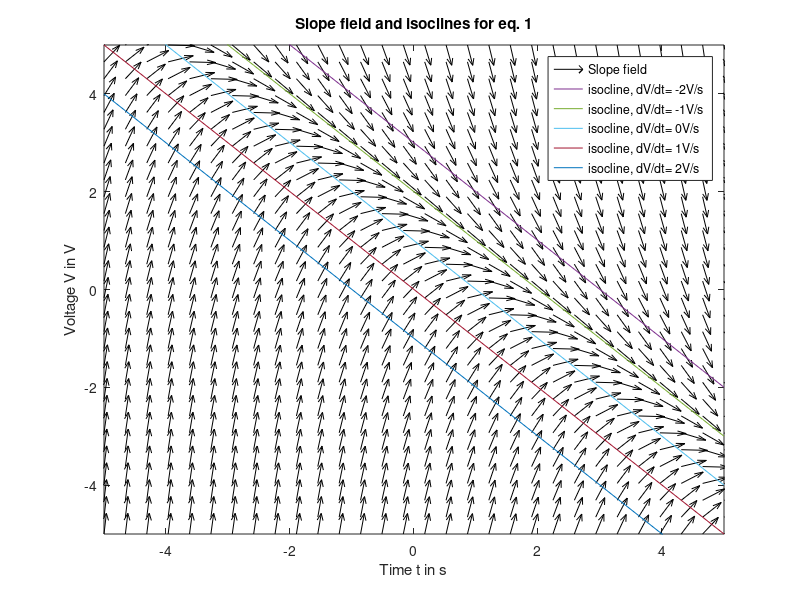
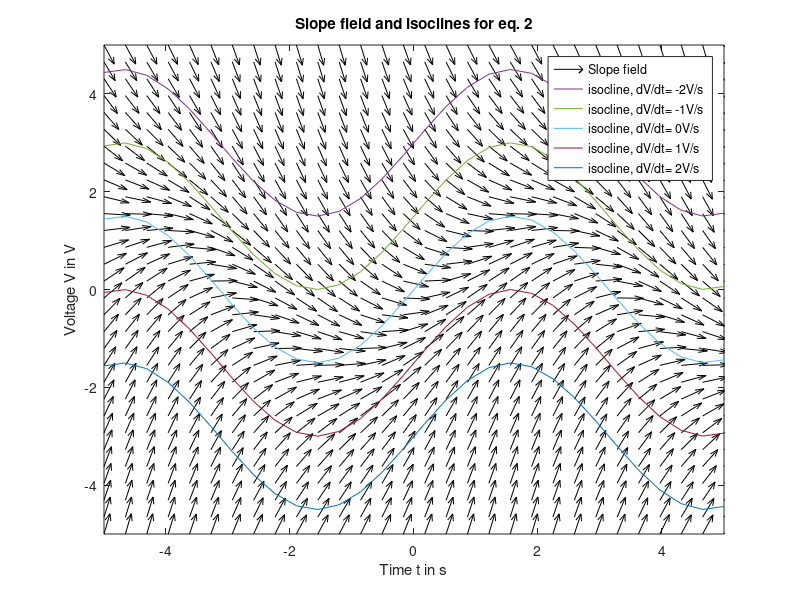

These charts were generated, in order, by the following MATLAB code:
%% Exercise 2
%% Part 1 - plot slope fields and isocline
clear all, clc;
t = linspace(-5, 5, 30); %time Interval
v = linspace(-5, 5, 30); %voltage Interval
[t_grid, v_grid] = meshgrid (t, v); % create a mesh
iso = [-2 -1 0 1 2];

% Function handles:
one_rhs = @(V, t) 1 - V - t; % Define the DGL right hand side 
two_rhs = @(V, t) sin(t) - V / 1.50; % Define the DGL right hand side 

%% first equation   
lng = sqrt(one_rhs(v_grid , t_grid).^2 + 1); %Length of the vector 
dt = 1 ./ lng ; %Get the horizontal component
dv = one_rhs(v_grid , t_grid) ./ lng ; %Get the vertical component
figure, quiver(t, v, dt, dv, 'k'); % Plot the vectors

% calculate isocline
for i=1:5
    iso_v(i,:) = 1 - t - iso(i);
end

% plot
hold on
plot(t, iso_v), title('Slope field and isoclines for eq. 1');
xlim([-5,5]), xlabel('Time t in s');
ylim([-5,5]), ylabel('Voltage V in V');
legend('Slope field', 'isocline, dV/dt= -2V/s', 'isocline, dV/dt= -1V/s', 'isocline, dV/dt= 0V/s', 'isocline, dV/dt= 1V/s', 'isocline, dV/dt= 2V/s');
hold off



%% second equation
lng = sqrt(two_rhs(v_grid , t_grid).^2 + 1); %Length of the vector 
dt = 1 ./ lng ; %Get the horizontal component
dv = two_rhs(v_grid , t_grid) ./ lng ; %Get the vertical component
figure, quiver(t, v, dt, dv, 'k'); % Plot the vectors

% calculate isocline
for i=1:5
    iso_v(i,:) = 1.5*(sin(t) - iso(i));
end

% plot
hold on
plot(t, iso_v), title('Slope field and isoclines for eq. 2');
xlim([-5,5]), xlabel('Time t in s');
ylim([-5,5]), ylabel('Voltage V in V');
legend('Slope field', 'isocline, dV/dt= -2V/s', 'isocline, dV/dt= -1V/s', 'isocline, dV/dt= 0V/s', 'isocline, dV/dt= 1V/s', 'isocline, dV/dt= 2V/s');
hold off







